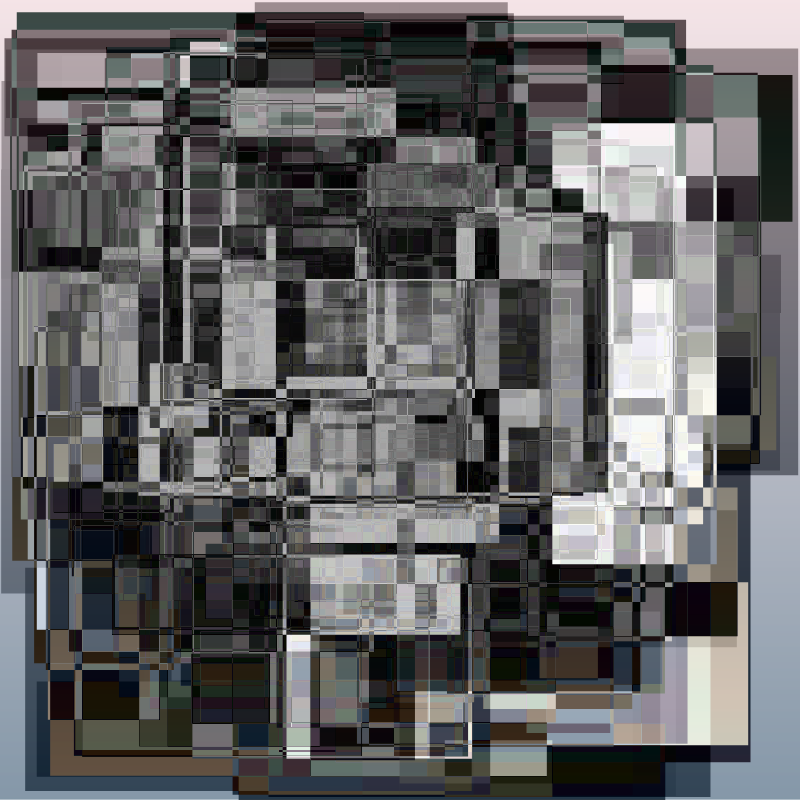
Frame 1 (no input)
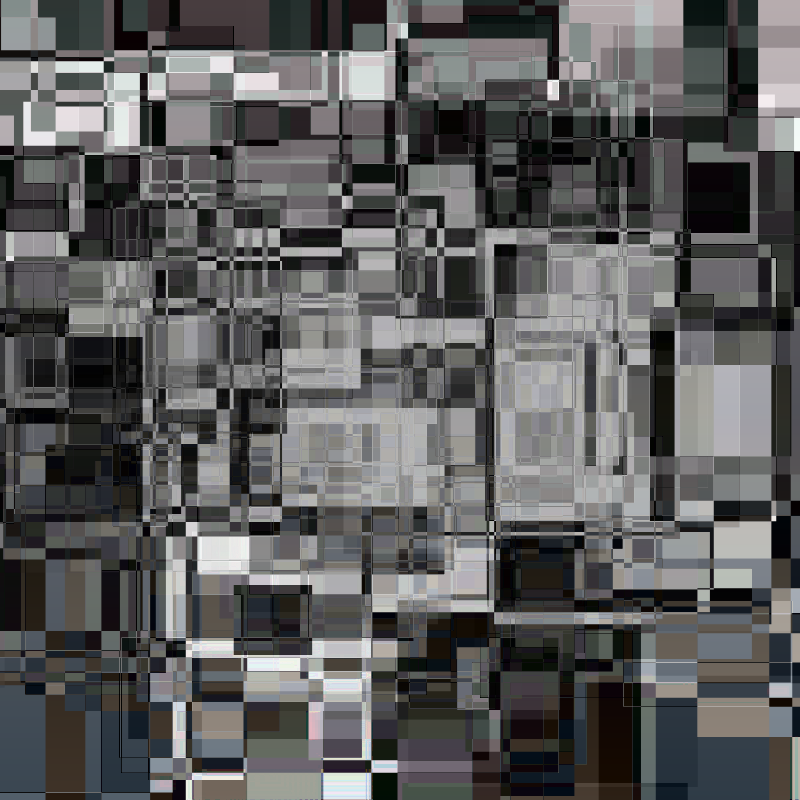
Frame 60 (no input)
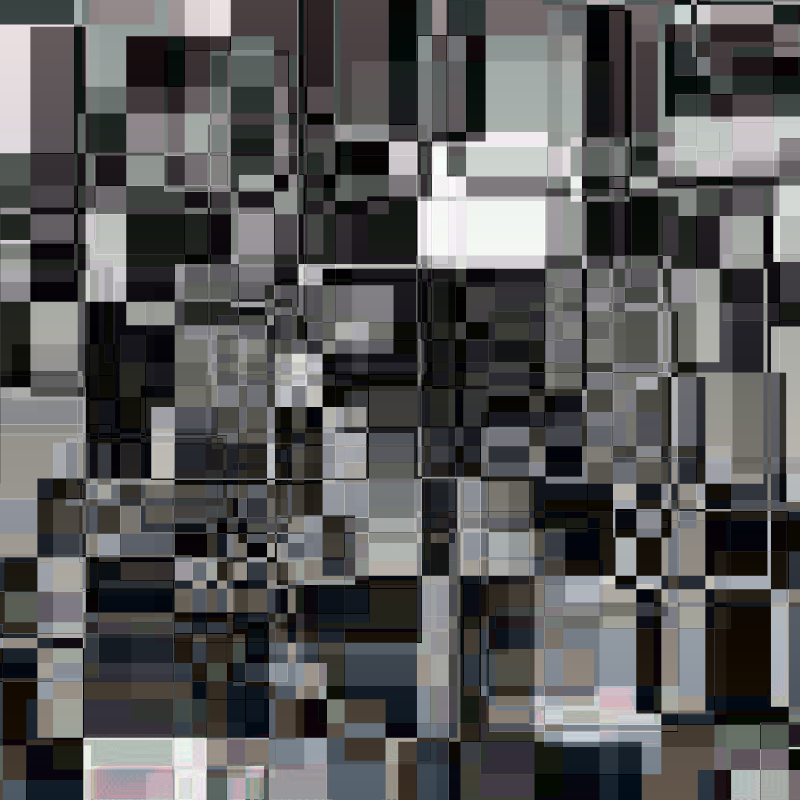
Frame 120 (the mouse pressed at the canvas centre since frame 60)

The p5.js sketch that drew these frames (run headless with seeded random() and noise() and a simulated clock; from frame 60 on, the mouse is pressed at the canvas centre):

// p5.js sketch
// ── sketch.js
//Classes are an important part of any programming language. This example 
//demonstrates the use of a class that generates random settings for a shape and
//moves it along the screen. The sketch also utilizes an array that stores multiple
//class objects, and with the use of for-loop we iterate the array, extract the
//class objects, and display them on the screen. Finally, we have a blended mode
//to mix the pixels of the rendered shapes, and utilize a custom gradient for the
//background.

//Create an array for storing the objects
let rectArray = [];
let arraySize = 200;

function setup() {
  createCanvas(800, 800);
  //Run the for-loop to initialize the array with the class objects
  for (let i=0; i<arraySize; i++){
    //Randomize the settings for each class object
    let objectSizeW = 50+random(5, 400);
    let objectSizeH = 50+random(5, 400);
    let posX = objectSizeW/2+random(width-objectSizeW-1);
    let posY = objectSizeH/2+random(height-objectSizeH-1);
    let speedX = random(-5, 5);
    let speedY = random(-5, 5);
    //Initialize the class objects, and assign them to the array
    rectArray[i] = new RectShape (posX, posY, speedX, speedY, objectSizeW, objectSizeH);
  }
  rectMode(CENTER);
  //noLoop();
}

function draw() {
  //Use a custom gradient for background
  gradient();
  //Blending mode
  blendMode(DIFFERENCE);

  //Run the array and read the classes' functions for move and display
  for (let i=0; i<rectArray.length; i++){
    rectArray[i].moveFunction();
    rectArray[i].displayRect();
  }
}

//This function helps us to generate the background gradient
function gradient(){
  //Use two colors (for beginning and end)
  c1 = color('#F2DCE0');
  c2 = color('#5D768C');

  //Create a for loop o generate multiple lines at a different Y position
  //Each line is assigned a percentage from the initial and end colors gradually
  for(let y=0; y<height; y++){
    let mapValue = map(y, 0, height, 0, 1);
    let newCol = lerpColor(c1, c2, mapValue); //Interpolate function
    stroke(newCol);
    line(0, y, width, y);
  }
}

//Definition of the class
class RectShape {
  //Constructor takes the arguments that are given on the initialization stage
  constructor(x, y, speedX, speedY, sizeW, sizeH){
    //Setup of class' variables
    this.x = x;
    this.y = y;
    this.speedX = speedX;
    this.speedY = speedY;
    this.sizeW = sizeW;
    this.sizeH = sizeH;

    this.col = random (255);
    //this.rd = random(255);
    //this.grn = random(255);
    //this.bl = random(255);
    //this.a = 255;
  }

  //Class function that takes care of the motion
  moveFunction(){
    //Motion system - adjust the position according to the speed
    this.x = this.x + this.speedX;
    this.y = this.y + this.speedY;

    //Control system: check if the object moves backwards or forwards
    if (this.speedX > 0){ //Positive speed (going on the right)
      //If the object passes the right edge, send it back to the left side
      if (this.x > width + this.sizeW + 400) this.x = -this.sizeW-400;
    } else { //Negative speed (going on the left)
      //If the object passes the left edge of the screen, send it to the right side
      if (this.x < -this.sizeW-400) this.x = width + this.sizeW + 400;
    }

    //Control system: check if the object moves upwards or downwards
    if (this.speedY > 0){ //Positive speed (going on the bottom)
      //If the object passes the bottom edge, send it back to the top side
      if (this.y > height + this.sizeH + 400) this.y = -this.sizeH - 400;
    } else { //Negative speed (going on the top)
      //If the object passes the top edge of the screen, send it to the bottom side
      if (this.y < -this.sizeH - 400) this.y = height + this.sizeH + 400;
    }
  }

  //Class function that displays the shape
  displayRect(){
    noStroke();
    //this.fillcol = color(this.rd, this.grn, this.bl, this.a)
    fill(this.col);
    push()
    translate(0,0);
    //Control position and size of the shape
    rect(this.x, this.y, this.sizeW, this.sizeH);
    pop();
  }
}
